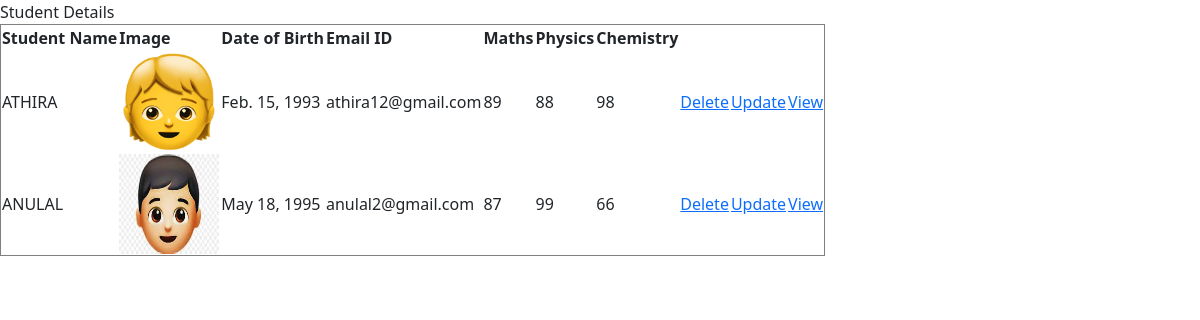
/ClassApp/studentdisplay/, run on the app's committed database.
### ClassApp/models.py (models this page shows, shortened)
class StudentDetails(models.Model):
    student_name = models.CharField(max_length=50)
    image = models.FileField(upload_to='images/')
    dob = models.DateField()
    email = models.EmailField(max_length=80)
    maths_score = models.IntegerField()
    Physics_score = models.IntegerField()
    Chemistry_score = models.IntegerField()

### ClassApp/views.py (the view)
# urls.py: path('studentdisplay/', studentdisplay.as_view(), name='studentdisplay'),
class studentdisplay(generic.ListView):
     model = StudentDetails
     template_name = 'StudentDisplay.html'
     context_object_name = 'data'

### ClassApp/templates/StudentDisplay.html (shortened to what this page needs)
<!DOCTYPE html>
<html lang="en">
<head>
    <link href="https://cdn.jsdelivr.net/npm/bootstrap@5.3.3/dist/css/bootstrap.min.css" rel="stylesheet">
</head>
<body>
<header>Student Details</header>
    <table border="1">
        <tr>
            <th>Student Name</th>
            <th>Image</th>
            <th>Date of Birth</th>
            <th>Email ID</th>
            <th>Maths</th>
            <th>Physics</th>
            <th>Chemistry</th>
        </tr>
        {% for i in data %}
        <tr>
            <td>{{ i.student_name }}</td>
            <td><img src="{{ i.image.url }}" width=100px height=100px></td>
            <td>{{ i.dob }}</td>
            <td>{{ i.email }}</td>
            <td>{{ i.maths_score }}</td>
            <td>{{ i.Physics_score }}</td>
            <td>{{ i.Chemistry_score }}</td>
            <td><a href="http://127.0.0.1:8000/ClassApp/delete/{{i.id}}">Delete</a></td>
            <td><a href="http://127.0.0.1:8000/ClassApp/update/{{i.id}}">Update</a></td>
            <td><a href="http://127.0.0.1:8000/ClassApp/detail/{{i.id}}">View</a></td>
        </tr>
        {% endfor %}
   </table>
</body>
</html>

### data on the page
StudentDetails: student_name "ATHIRA", image (picture), dob "Feb. 15, 1993", email "athira12@gmail.com", maths_score "89", Physics_score "88", Chemistry_score "98"
StudentDetails: student_name "ANULAL", image (picture), dob "May 18, 1995", email "anulal2@gmail.com", maths_score "87", Physics_score "99", Chemistry_score "66"
